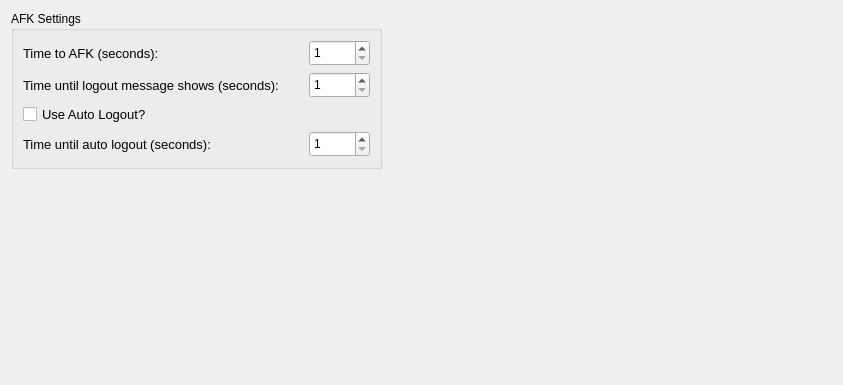
     <widget class="QWidget" name="tab_afk">
      <attribute name="title">
       <string>AFK</string>
      </attribute>
      <layout class="QGridLayout" name="gridLayout_4">
       <item row="0" column="0">
        <widget class="QGroupBox" name="groupBox_4">
         <property name="minimumSize">
          <size>
           <width>371</width>
           <height>150</height>
          </size>
         </property>
         <property name="title">
          <string>AFK Settings</string>
         </property>
         <layout class="QGridLayout" name="gridLayout_2">
          <item row="0" column="0">
           <layout class="QHBoxLayout" name="horizontalLayout">
            <item>
             <widget class="QLabel" name="time_to_afk_label">
              <property name="font">
               <font>
                <pointsize>10</pointsize>
               </font>
              </property>
              <property name="text">
               <string>Time to AFK (seconds):</string>
              </property>
             </widget>
            </item>
            <item>
             <widget class="QSpinBox" name="time_to_afk_spin">
              <property name="minimumSize">
               <size>
                <width>61</width>
                <height>26</height>
               </size>
              </property>
              <property name="maximumSize">
               <size>
                <width>61</width>
                <height>26</height>
               </size>
              </property>
              <property name="minimum">
               <number>1</number>
              </property>
              <property name="maximum">
               <number>10000</number>
              </property>
             </widget>
            </item>
           </layout>
          </item>
          <item row="3" column="0">
           <layout class="QHBoxLayout" name="horizontalLayout_4">
            <item>
             <widget class="QLabel" name="time_to_auto_logout_label">
              <property name="font">
               <font>
                <pointsize>10</pointsize>
               </font>
              </property>
              <property name="text">
               <string>Time until auto logout (seconds):</string>
              </property>
             </widget>
            </item>
            <item>
             <widget class="QSpinBox" name="time_to_auto_logout_spin">
              <property name="minimumSize">
               <size>
                <width>61</width>
                <height>26</height>
               </size>
              </property>
              <property name="maximumSize">
               <size>
                <width>61</width>
                <height>26</height>
               </size>
              </property>
              <property name="minimum">
               <number>1</number>
              </property>
              <property name="maximum">
               <number>10000</number>
              </property>
             </widget>
            </item>
           </layout>
          </item>
          <item row="1" column="0">
           <layout class="QHBoxLayout" name="horizontalLayout_3">
            <item>
             <widget class="QLabel" name="time_to_logout_msg_label">
              <property name="font">
               <font>
                <pointsize>10</pointsize>
               </font>
              </property>
              <property name="text">
               <string>Time until logout message shows (seconds): </string>
              </property>
             </widget>
            </item>
            <item>
             <widget class="QSpinBox" name="time_to_logout_msg_spin">
              <property name="minimumSize">
               <size>
                <width>61</width>
                <height>26</height>
               </size>
              </property>
              <property name="maximumSize">
               <size>
                <width>61</width>
                <height>26</height>
               </size>
              </property>
              <property name="minimum">
               <number>1</number>
              </property>
              <property name="maximum">
               <number>10000</number>
              </property>
             </widget>
            </item>
           </layout>
          </item>
          <item row="2" column="0">
           <widget class="QCheckBox" name="auto_logout_check">
            <property name="font">
             <font>
              <pointsize>10</pointsize>
             </font>
            </property>
            <property name="text">
             <string>Use Auto Logout?</string>
            </property>
           </widget>
          </item>
         </layout>
        </widget>
       </item>
       <item row="0" column="2">
        <spacer name="horizontalSpacer_2">
         <property name="orientation">
          <enum>Qt::Horizontal</enum>
         </property>
         <property name="sizeHint" stdset="0">
          <size>
           <width>450</width>
           <height>20</height>
          </size>
         </property>
        </spacer>
       </item>
       <item row="1" column="0">
        <spacer name="verticalSpacer">
         <property name="orientation">
          <enum>Qt::Vertical</enum>
         </property>
         <property name="sizeHint" stdset="0">
          <size>
           <width>20</width>
           <height>205</height>
          </size>
         </property>
        </spacer>
       </item>
      </layout>
     </widget>
